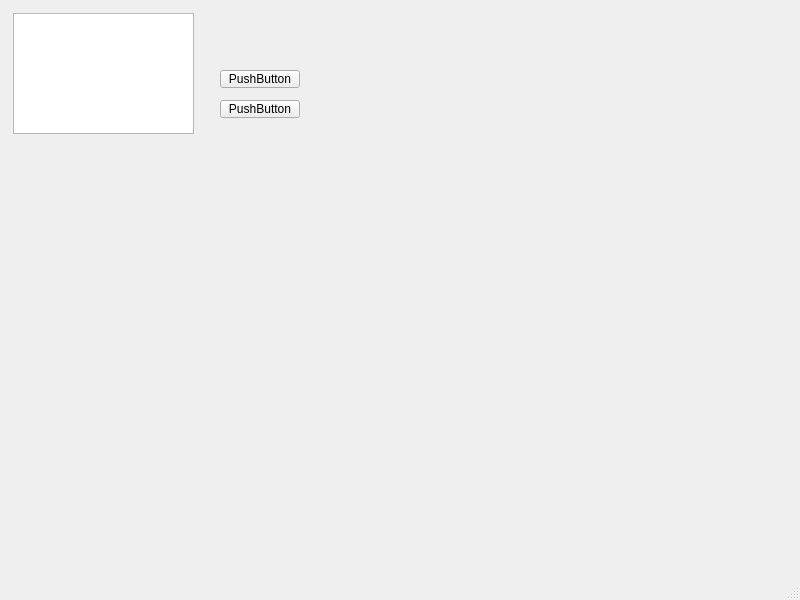
<?xml version="1.0" encoding="UTF-8"?>
<ui version="4.0">
 <class>MainWindow</class>
 <widget class="QMainWindow" name="MainWindow">
  <property name="geometry">
   <rect>
    <x>0</x>
    <y>0</y>
    <width>800</width>
    <height>600</height>
   </rect>
  </property>
  <property name="windowTitle">
   <string>MainWindow</string>
  </property>
  <widget class="QWidget" name="centralwidget">
   <widget class="QTextEdit" name="textEdit">
    <property name="geometry">
     <rect>
      <x>13</x>
      <y>13</y>
      <width>181</width>
      <height>121</height>
     </rect>
    </property>
   </widget>
   <widget class="QPushButton" name="btnShow">
    <property name="geometry">
     <rect>
      <x>220</x>
      <y>70</y>
      <width>80</width>
      <height>18</height>
     </rect>
    </property>
    <property name="text">
     <string>PushButton</string>
    </property>
   </widget>
   <widget class="QPushButton" name="btnLightsOn">
    <property name="geometry">
     <rect>
      <x>220</x>
      <y>100</y>
      <width>80</width>
      <height>18</height>
     </rect>
    </property>
    <property name="text">
     <string>PushButton</string>
    </property>
   </widget>
  </widget>
  <widget class="QMenuBar" name="menubar">
   <property name="geometry">
    <rect>
     <x>0</x>
     <y>0</y>
     <width>800</width>
     <height>17</height>
    </rect>
   </property>
  </widget>
  <widget class="QStatusBar" name="statusbar"/>
 </widget>
 <resources/>
 <connections/>
</ui>
